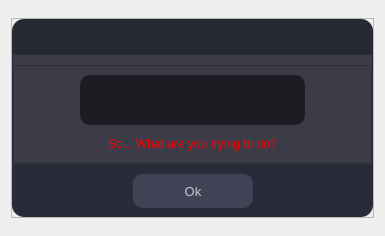
<?xml version="1.0" encoding="UTF-8"?>
<ui version="4.0">
 <class>Form</class>
 <widget class="QWidget" name="Form">
  <property name="geometry">
   <rect>
    <x>0</x>
    <y>0</y>
    <width>385</width>
    <height>236</height>
   </rect>
  </property>
  <property name="windowTitle">
   <string>Form</string>
  </property>
  <layout class="QHBoxLayout" name="horizontalLayout">
   <item>
    <widget class="QFrame" name="frame">
     <property name="maximumSize">
      <size>
       <width>16777215</width>
       <height>200</height>
      </size>
     </property>
     <property name="frameShape">
      <enum>QFrame::StyledPanel</enum>
     </property>
     <property name="frameShadow">
      <enum>QFrame::Raised</enum>
     </property>
     <layout class="QVBoxLayout" name="verticalLayout">
      <property name="spacing">
       <number>0</number>
      </property>
      <property name="leftMargin">
       <number>0</number>
      </property>
      <property name="topMargin">
       <number>0</number>
      </property>
      <property name="rightMargin">
       <number>0</number>
      </property>
      <property name="bottomMargin">
       <number>0</number>
      </property>
      <item>
       <widget class="QFrame" name="title_bar">
        <property name="minimumSize">
         <size>
          <width>0</width>
          <height>35</height>
         </size>
        </property>
        <property name="maximumSize">
         <size>
          <width>16777215</width>
          <height>35</height>
         </size>
        </property>
        <property name="styleSheet">
         <string notr="true">background-color: rgb(37, 41, 50);
border-top-right-radius: 12px;
border-top-left-radius: 12px;</string>
        </property>
        <property name="frameShape">
         <enum>QFrame::StyledPanel</enum>
        </property>
        <property name="frameShadow">
         <enum>QFrame::Raised</enum>
        </property>
        <layout class="QHBoxLayout" name="horizontalLayout_2">
         <property name="spacing">
          <number>0</number>
         </property>
         <property name="leftMargin">
          <number>10</number>
         </property>
         <property name="topMargin">
          <number>0</number>
         </property>
         <property name="rightMargin">
          <number>0</number>
         </property>
         <property name="bottomMargin">
          <number>0</number>
         </property>
         <item>
          <spacer name="horizontalSpacer_3">
           <property name="orientation">
            <enum>Qt::Horizontal</enum>
           </property>
           <property name="sizeHint" stdset="0">
            <size>
             <width>40</width>
             <height>20</height>
            </size>
           </property>
          </spacer>
         </item>
         <item>
          <widget class="QFrame" name="frame_5">
           <property name="minimumSize">
            <size>
             <width>30</width>
             <height>0</height>
            </size>
           </property>
           <property name="maximumSize">
            <size>
             <width>30</width>
             <height>30</height>
            </size>
           </property>
           <property name="frameShape">
            <enum>QFrame::StyledPanel</enum>
           </property>
           <property name="frameShadow">
            <enum>QFrame::Raised</enum>
           </property>
           <layout class="QHBoxLayout" name="horizontalLayout_3">
            <property name="spacing">
             <number>0</number>
            </property>
            <property name="leftMargin">
             <number>0</number>
            </property>
            <property name="topMargin">
             <number>1</number>
            </property>
            <property name="rightMargin">
             <number>7</number>
            </property>
            <property name="bottomMargin">
             <number>0</number>
            </property>
            <item>
             <widget class="QPushButton" name="close_btn">
              <property name="sizePolicy">
               <sizepolicy hsizetype="Minimum" vsizetype="Fixed">
                <horstretch>0</horstretch>
                <verstretch>0</verstretch>
               </sizepolicy>
              </property>
              <property name="minimumSize">
               <size>
                <width>24</width>
                <height>24</height>
               </size>
              </property>
              <property name="maximumSize">
               <size>
                <width>24</width>
                <height>24</height>
               </size>
              </property>
              <property name="cursor">
               <cursorShape>PointingHandCursor</cursorShape>
              </property>
              <property name="styleSheet">
               <string notr="true">QPushButton {
background-color: transparent;
border-radius: 4px
}

QPushButton:hover {
background-color: rgb(225, 225, 225, 25);
}

QPushButton:pressed {
background-color: rgb(255, 0, 0, 135);
}</string>
              </property>
              <property name="text">
               <string/>
              </property>
              <property name="icon">
               <iconset resource="icons.qrc">
                <normaloff>:/images/icons/close.png</normaloff>:/images/icons/close.png</iconset>
              </property>
              <property name="iconSize">
               <size>
                <width>22</width>
                <height>22</height>
               </size>
              </property>
             </widget>
            </item>
           </layout>
          </widget>
         </item>
        </layout>
       </widget>
      </item>
      <item>
       <widget class="QFrame" name="frame_2">
        <property name="minimumSize">
         <size>
          <width>0</width>
          <height>111</height>
         </size>
        </property>
        <property name="maximumSize">
         <size>
          <width>16777215</width>
          <height>111</height>
         </size>
        </property>
        <property name="styleSheet">
         <string notr="true">background-color: rgb(59, 60, 72)</string>
        </property>
        <property name="frameShape">
         <enum>QFrame::StyledPanel</enum>
        </property>
        <property name="frameShadow">
         <enum>QFrame::Raised</enum>
        </property>
        <layout class="QHBoxLayout" name="horizontalLayout_5">
         <property name="spacing">
          <number>0</number>
         </property>
         <property name="leftMargin">
          <number>0</number>
         </property>
         <property name="topMargin">
          <number>10</number>
         </property>
         <property name="rightMargin">
          <number>0</number>
         </property>
         <property name="bottomMargin">
          <number>0</number>
         </property>
         <item>
          <widget class="QFrame" name="frame_4">
           <property name="frameShape">
            <enum>QFrame::StyledPanel</enum>
           </property>
           <property name="frameShadow">
            <enum>QFrame::Raised</enum>
           </property>
           <layout class="QVBoxLayout" name="verticalLayout_2">
            <property name="spacing">
             <number>0</number>
            </property>
            <property name="leftMargin">
             <number>0</number>
            </property>
            <property name="topMargin">
             <number>0</number>
            </property>
            <property name="rightMargin">
             <number>0</number>
            </property>
            <property name="bottomMargin">
             <number>0</number>
            </property>
            <item alignment="Qt::AlignHCenter">
             <widget class="QLineEdit" name="input_field">
              <property name="minimumSize">
               <size>
                <width>225</width>
                <height>50</height>
               </size>
              </property>
              <property name="maximumSize">
               <size>
                <width>225</width>
                <height>50</height>
               </size>
              </property>
              <property name="font">
               <font>
                <family>Segoe UI</family>
                <pointsize>10</pointsize>
               </font>
              </property>
              <property name="styleSheet">
               <string notr="true">QLineEdit {
padding-left: 10px;
padding-right: 10px;
border-radius: 10px;
background-color: rgb(27, 29, 35);
color: rgb(200, 200, 200);
padding-bottom: 1px;
selection-background-color: rgb(189, 147, 249, 150);
selection-color: rgb(195, 195, 195);
border: 2px solid rgb(27, 29, 35)
}

QLineEdit:hover{
border: 2px solid rgb(42, 45, 54);
background-color: rgb(34, 36, 42);
}

QLineEdit:focus{
background-color: rgb(34, 36, 42);
border: 2px solid rgb(130, 90, 207);
}

QLineEdit:disabled {
background-color: rgb(255, 0, 0);}</string>
              </property>
              <property name="alignment">
               <set>Qt::AlignCenter</set>
              </property>
              <property name="dragEnabled">
               <bool>true</bool>
              </property>
             </widget>
            </item>
            <item alignment="Qt::AlignHCenter">
             <widget class="QLabel" name="message_field">
              <property name="minimumSize">
               <size>
                <width>0</width>
                <height>20</height>
               </size>
              </property>
              <property name="maximumSize">
               <size>
                <width>16777215</width>
                <height>20</height>
               </size>
              </property>
              <property name="font">
               <font>
                <family>Segoe UI</family>
                <pointsize>9</pointsize>
               </font>
              </property>
              <property name="styleSheet">
               <string notr="true">background-color: transparent;
text-align: center;
color: rgb(254, 0, 0, 255);</string>
              </property>
              <property name="text">
               <string>So... What are you trying to do?</string>
              </property>
             </widget>
            </item>
           </layout>
          </widget>
         </item>
        </layout>
       </widget>
      </item>
      <item>
       <widget class="QFrame" name="frame_3">
        <property name="minimumSize">
         <size>
          <width>0</width>
          <height>52</height>
         </size>
        </property>
        <property name="maximumSize">
         <size>
          <width>16777215</width>
          <height>52</height>
         </size>
        </property>
        <property name="styleSheet">
         <string notr="true">border-bottom-right-radius: 12px;
border-bottom-left-radius: 12px; background-color: rgb(41, 43, 56)</string>
        </property>
        <property name="frameShape">
         <enum>QFrame::StyledPanel</enum>
        </property>
        <property name="frameShadow">
         <enum>QFrame::Raised</enum>
        </property>
        <layout class="QHBoxLayout" name="horizontalLayout_4">
         <property name="spacing">
          <number>10</number>
         </property>
         <property name="leftMargin">
          <number>10</number>
         </property>
         <property name="topMargin">
          <number>0</number>
         </property>
         <property name="rightMargin">
          <number>10</number>
         </property>
         <property name="bottomMargin">
          <number>0</number>
         </property>
         <item>
          <spacer name="horizontalSpacer_2">
           <property name="orientation">
            <enum>Qt::Horizontal</enum>
           </property>
           <property name="sizeHint" stdset="0">
            <size>
             <width>40</width>
             <height>20</height>
            </size>
           </property>
          </spacer>
         </item>
         <item>
          <widget class="QPushButton" name="ok_btn">
           <property name="minimumSize">
            <size>
             <width>120</width>
             <height>34</height>
            </size>
           </property>
           <property name="maximumSize">
            <size>
             <width>120</width>
             <height>34</height>
            </size>
           </property>
           <property name="font">
            <font>
             <family>Segoe UI</family>
             <pointsize>10</pointsize>
            </font>
           </property>
           <property name="cursor">
            <cursorShape>PointingHandCursor</cursorShape>
           </property>
           <property name="styleSheet">
            <string notr="true">QPushButton {
	padding-left: 13px;
	padding-right: 13px;
	border-radius: 10px;
	color: rgb(200, 200, 200);
	background-color: rgb(64, 66, 85)
}

QPushButton:hover {
	background-color: rgb(69, 71, 91);

}

QPushButton:pressed {
	
	background-color: rgb(56, 58, 71);
}
</string>
           </property>
           <property name="text">
            <string>Ok</string>
           </property>
          </widget>
         </item>
         <item>
          <spacer name="horizontalSpacer">
           <property name="orientation">
            <enum>Qt::Horizontal</enum>
           </property>
           <property name="sizeHint" stdset="0">
            <size>
             <width>40</width>
             <height>20</height>
            </size>
           </property>
          </spacer>
         </item>
        </layout>
       </widget>
      </item>
     </layout>
    </widget>
   </item>
  </layout>
 </widget>
 <resources>
  <include location="icons.qrc"/>
  <include location="../icons.qrc"/>
 </resources>
 <connections/>
</ui>
